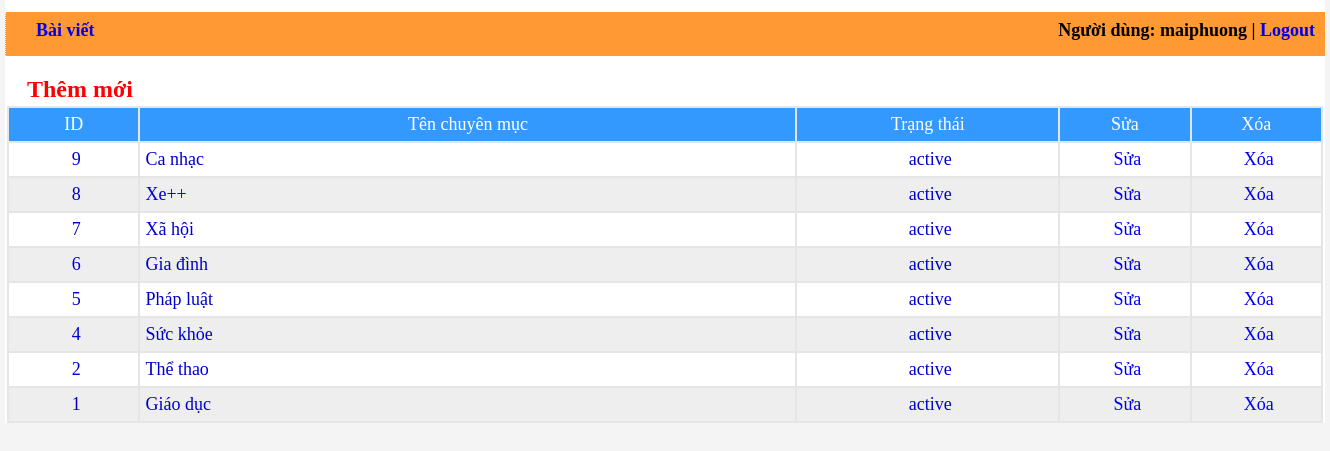
The app's page /admin/chuyenmuc/listchuyenmuc.php (signed in) with its own data.
### tables this page shows
CREATE TABLE `chuyenmuc` (
  `idchuyenmuc` int(4) NOT NULL,
  `tenchuyenmuc` text NOT NULL,
  `trangthai` varchar(10) NOT NULL
);

### admin/chuyenmuc/listchuyenmuc.php (the view, shortened to what this page needs)
<?php
	require("../modules/connectdb.php");
	require("../modules/logo.php");
	require("../modules/menu.php");
	$chuyenmuc = mysqli_query($conn, "Select * from chuyenmuc order by idchuyenmuc DESC");
?>
<div id="content">
	 <a href="themchuyenmuc.php"><p>Thêm mới</p>	</a>
	<div class="list">
		<table cellspacing="0px" border="1px" bordercolor="#E5E5E5" width="100%">
			<tr class="headerrow">
				<td width="10%" > ID </td>
				<td width="50%" >Tên chuyên mục</td>
				<td width="20%"> Trạng thái</td>
				<td width="10%"> Sửa </td>
				<td width="10%"> Xóa </td>
			</tr>
		<?php
			$count =1;
			while($row = mysqli_fetch_array($chuyenmuc,MYSQLI_BOTH))
			{
				if ($count%2==0)
					echo "<tr class='datarow1'>";
				else
					echo "<tr class='datarow2'>";
				echo"<td align='center'> {$row['idchuyenmuc']}</td>";
				echo"<td> {$row['tenchuyenmuc']}</td>";
				echo "<td align='center'> {$row['trangthai']}</td>";
				echo "<td align='center'> <a href='suachuyenmuc.php?idchuyenmuc={$row['idchuyenmuc']}'>Sửa </a></td>";
				echo "<td align='center'> <a onclick='return confirmAction()' href='xulychuyenmuc.php?action=xoa&idchuyenmuc={$row['idchuyenmuc']}'> Xóa </a></td>";
				echo "</tr>";
				$count++;
			}
		?>
		</table>
	</div>
</div>
<?php
	require("../modules/footer.php");
?>

### admin/css/style.css (style rules this page uses)
* { margin:0px; padding:0px; }
a { text-decoration:none; }
#content { width:1316px; height:auto; background-color:#FFFFFF; padding-left:2px; padding-right:2px; margin:auto; }
#content a p { height: 30px; font-size:24px; color: #FF0000; text-indent:20px; font-weight:bold; padding-top:20px; }
.headerrow { background-color:#3399FF; font-size:18px; color:#FFFFFF; text-align:center; padding-top:5px; height:35px; }
.datarow1 { background-color:#EEEEEE; font-size:18px; color:#0000CC; text-align:left; padding-top:5px; text-indent: 5px; height:35px; }
.datarow2 { background-color:#FFFFFF; font-size:18px; color:#0000CC; text-align:left; padding-top:5px; text-indent: 5px; height:35px; }

### records on screen
chuyenmuc: idchuyenmuc "9", tenchuyenmuc "Ca nhạc", trangthai "active"
chuyenmuc: idchuyenmuc "8", tenchuyenmuc "Xe++", trangthai "active"
chuyenmuc: idchuyenmuc "7", tenchuyenmuc "Xã hội", trangthai "active"
chuyenmuc: idchuyenmuc "6", tenchuyenmuc "Gia đình", trangthai "active"
chuyenmuc: idchuyenmuc "5", tenchuyenmuc "Pháp luật", trangthai "active"
chuyenmuc: idchuyenmuc "4", tenchuyenmuc "Sức khỏe", trangthai "active"
chuyenmuc: idchuyenmuc "2", tenchuyenmuc "Thể thao", trangthai "active"
chuyenmuc: idchuyenmuc "1", tenchuyenmuc "Giáo dục", trangthai "active"

### other values on screen
$_SESSION['tendangnhap'] "maiphuong"
